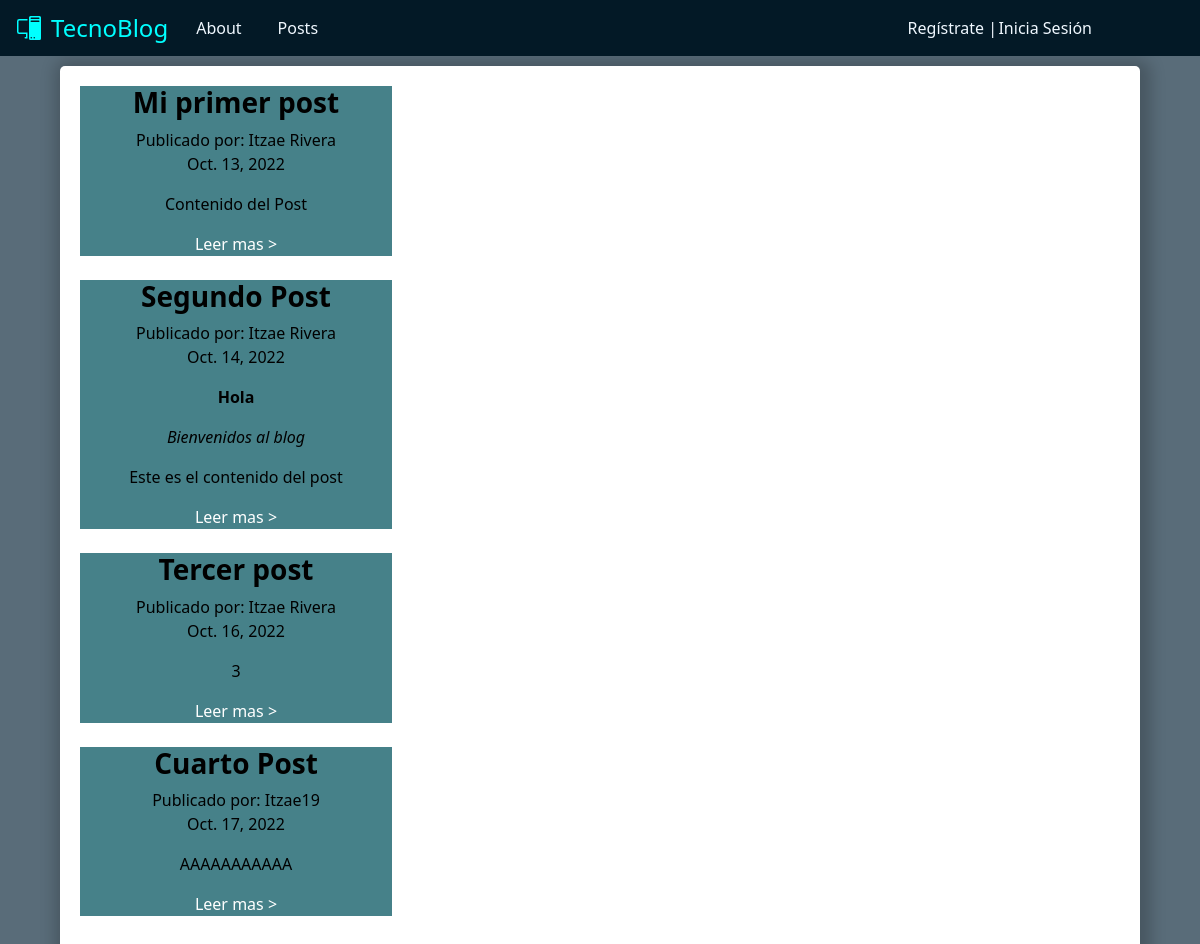
The app's page /tecnoBlog/verPosts with its own data.
### tecnoBlog/models.py (models this page shows, shortened)
class Blogs(models.Model):
    idBlog = models.IntegerField()
    titulo = models.CharField(max_length=40)
    subtitulo = models.CharField(max_length=60)
    contenido = models.CharField(max_length=500)
    autor = models.CharField(max_length=60)
    fecha = models.DateField()

### tecnoBlog/views.py (the view)
# urls.py: path('tecnoBlog/verPosts', verPosts),
def verPosts(request=None):
    blogs = Blogs.objects.all() #Trae todo
    return render(request, "verPosts.html", {"blogs": blogs})

### tecnoBlog/template/verPosts.html
{% extends 'homePage.html' %}
{% block content %}
    <div class="contenido_home">
        {% for blog in blogs %}
            <div class="listaPosts">
                <h3><b>{{ blog.titulo }}</b></h3>
                <label for=""> Publicado por: {{ blog.autor }}</label>
                <br>
                <p>{{ blog.fecha }}</p>
                <p>{{ blog.contenido | safe }}</p>
                <a class="leerMas" href="">Leer mas ></a>
            </div>
            <br>
        {% endfor %}
    </div>
{% endblock %}

### tecnoBlog/static/css/myestilo.css (style rules this page uses)
body { background-color: #596c79; }
.contenido_home { display: flex; width: 90%; height: auto; margin:auto; margin-top: 10px; flex-direction: column; background-color: white; border-radius: 5px; padding: 20px; color: black; box-shadow: 3px 2px 15px 8px rgba(0, 0, 0, 0.2); text-align: center; }
.listaPosts { background-color: #468189; width: 30%; }
.leerMas { text-decoration: none; color: white; }

### records on screen
Blogs: titulo "Mi primer post", autor "Itzae Rivera", fecha "Oct. 13, 2022", contenido "Contenido del Post"
Blogs: titulo "Segundo Post", autor "Itzae Rivera", fecha "Oct. 14, 2022", contenido "Hola Bienvenidos al blog Este es el contenido del post"
Blogs: titulo "Tercer post", autor "Itzae Rivera", fecha "Oct. 16, 2022", contenido "3"
Blogs: titulo "Cuarto Post", autor "Itzae19", fecha "Oct. 17, 2022", contenido "AAAAAAAAAAA"
